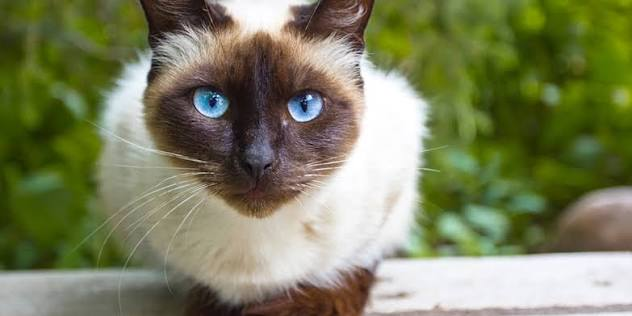
#> input picture cat.jpg, 632 x 316 px
$ python 03_draw_pixels.py
#> lines starting #> are read from the running program, lines starting #| are printed output that depends on the picture
"""
Pasar una imagen de color a gris y dibujar píxel a píxel, en color, una
diagonal y un coseno sobre ella.
"""

import math
import cv2

CAT_PATH = "cat.jpg"

# COLORS IN BGR
GREEN = (0, 255, 0)


def show_image(title, img):
    cv2.imshow(title, img)
    cv2.waitKey(0)
    cv2.destroyAllWindows()


def main():
    cat_color = cv2.imread(CAT_PATH)
#> cat_color is the input picture: shape (316, 632, 3); mean B, G, R 93.7, 128.3, 124.5
    show_image("CAT COLOR", cat_color)

    # FIRST: COLOR TO BLACK AND WHITE
    print("COLOR TO GRAY")
    cat_gray = cv2.cvtColor(cat_color, cv2.COLOR_BGR2GRAY)
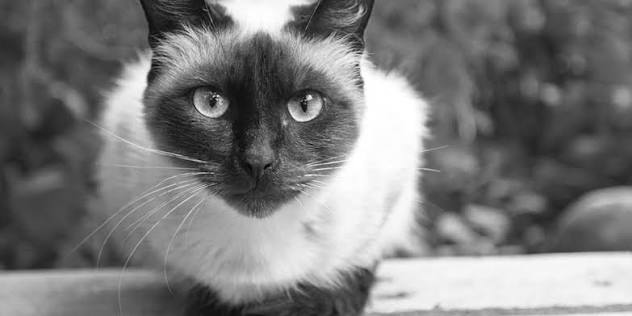
#> cat_gray: shape (316, 632); min 3, max 255, mean 123.2
    print("SHAPE", cat_color.shape, "->", cat_gray.shape)
#| SHAPE (316, 632, 3) -> (316, 632)
    show_image("CAT GRAY", cat_gray)

    height, width = cat_gray.shape
#> height = 316; width = 632

    # GRAY IMAGE WITH 3 CHANNELS SO WE CAN DRAW IN COLOR ON TOP OF IT
    cat_gray_bgr = cv2.cvtColor(cat_gray, cv2.COLOR_GRAY2BGR)

    # SECOND: DRAW DIAGONAL
    print("DRAW DIAGONAL")
    cat_diagonal = cat_gray_bgr.copy()

    m = height / width
#> m = 0.5

    for x in range(width):
        y = int(m * x)
        cat_diagonal[y][x] = GREEN
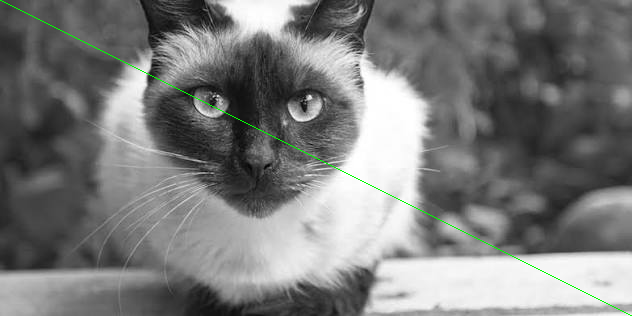
#> cat_diagonal: shape (316, 632, 3); mean B, G, R 122.7, 123.5, 122.7

    show_image("CAT DIAGONAL", cat_diagonal)

    # THIRD: DRAW COS
    print("DRAW COS")
    cat_cos = cat_gray_bgr.copy()

    A = height / 2  # 150 pixels
#> A = 158
    C = height / 2  # 150 pixels
#> C = 158
    T = width  # 600 pixels
#> T = 632

    omega = 2 * math.pi / T
#> omega = 0.00994

    for x in range(width):
        y = A * math.cos(omega * x) + C

        y = int(y)

        y = max(0, min(height - 1, y))

        cat_cos[y][x] = GREEN
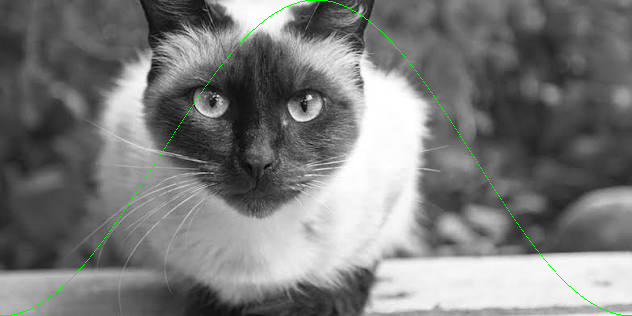
#> cat_cos: shape (316, 632, 3); mean B, G, R 122.7, 123.5, 122.7

    show_image("CAT COS", cv2.resize(cat_cos, (width * 2, height * 2)))
#> call 4 of show_image, with title = 'CAT COS'
#> in show_image (call 4), `cv2.imshow(title, img)`:
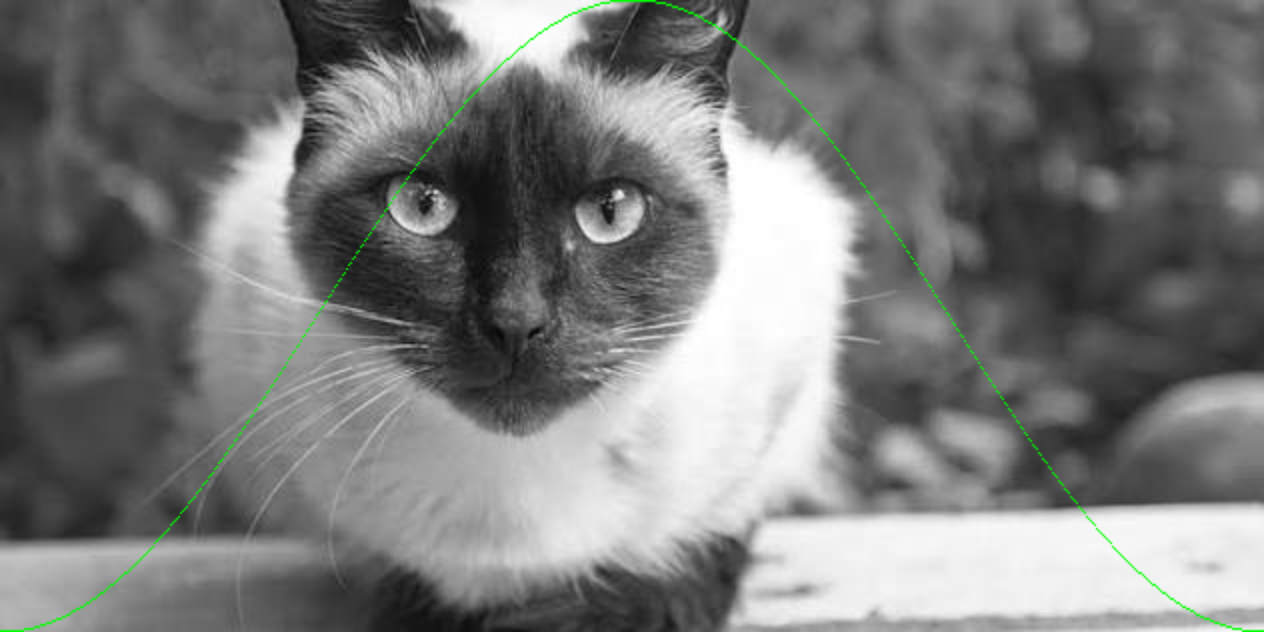
#> window 'CAT COS': shape (632, 1264, 3); mean B, G, R 122.7, 123.5, 122.7


if __name__ == "__main__":
    main()
